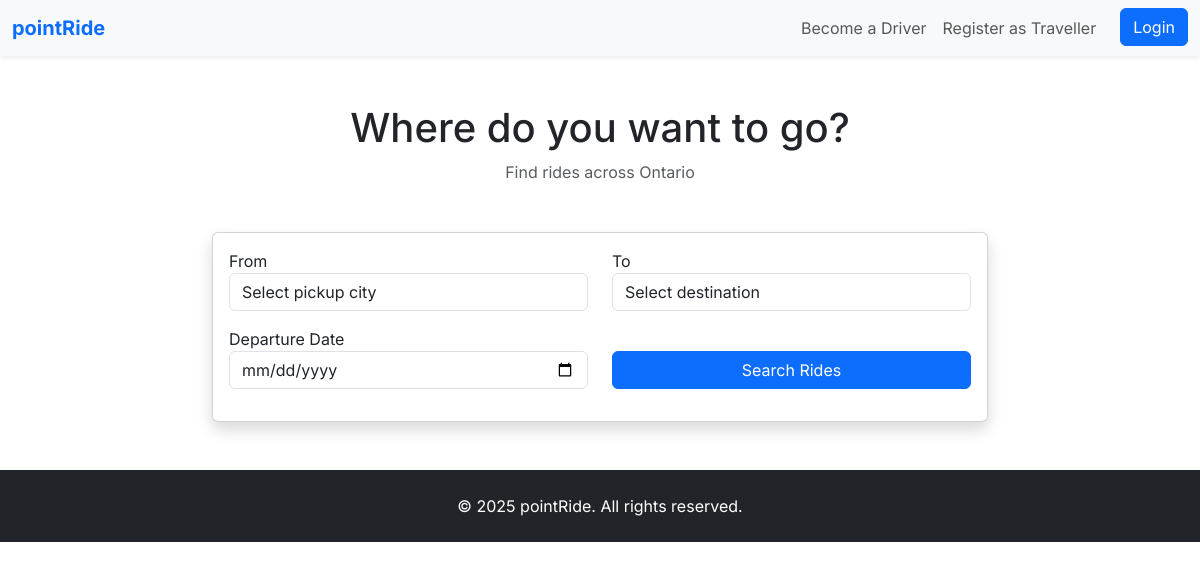
/rides/, run on an earlier commit of the app's database.
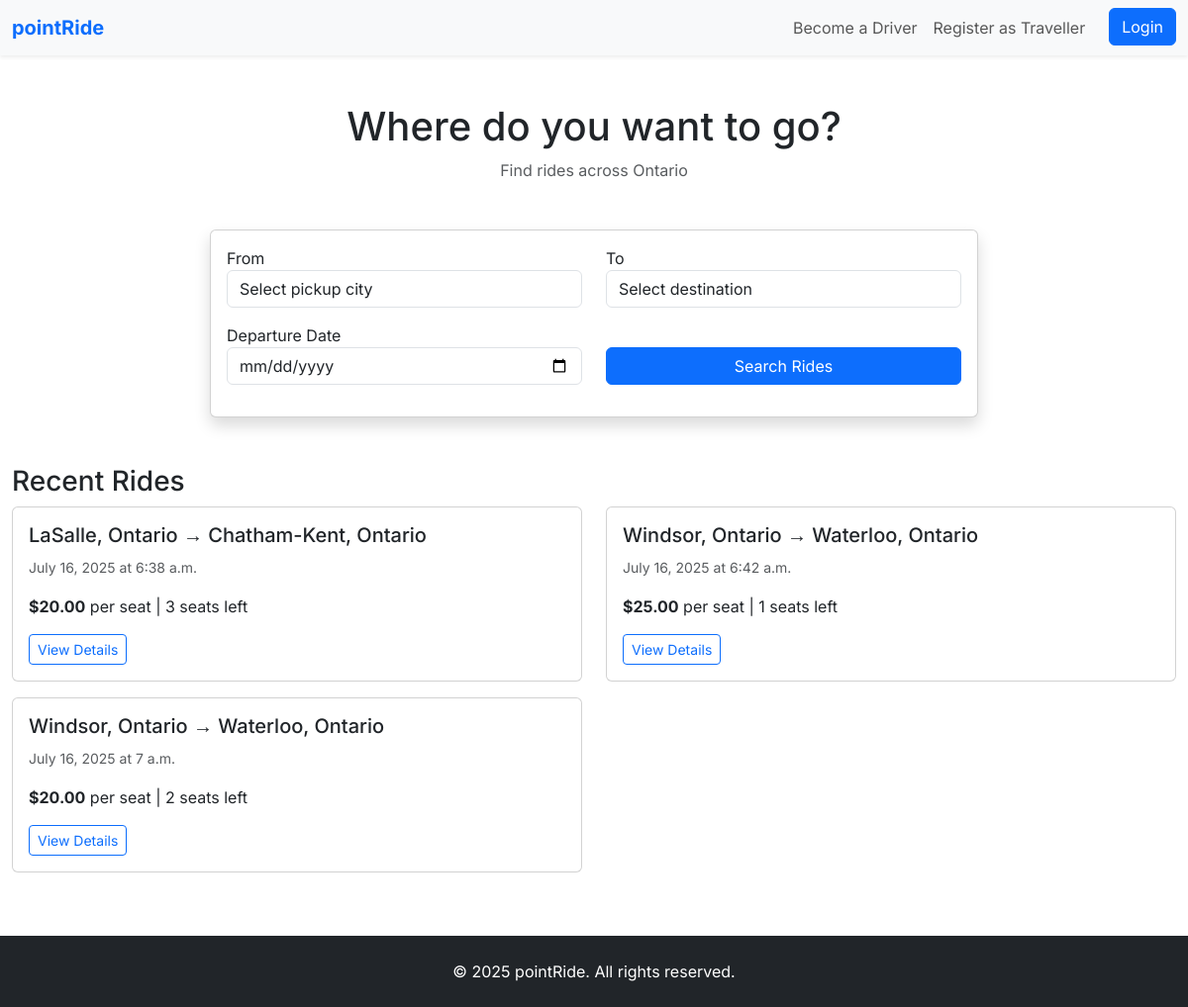
And on a later commit of the database.
### rides/models.py (models this page shows, shortened)
class Ride(models.Model):
    RIDE_STATUS_CHOICES = [
        ('ACTIVE', 'Active'),
        ('FULL', 'Full'),
        ('COMPLETED', 'Completed'),
        ('CANCELLED', 'Cancelled'),
    ]
    route = models.ForeignKey(Route, on_delete=models.CASCADE, related_name='rides')
    driver = models.ForeignKey(User, on_delete=models.CASCADE, related_name='offered_rides')
    departure_date = models.DateField()
    departure_time = models.TimeField()
    available_seats = models.IntegerField(validators=[MinValueValidator(1), MaxValueValidator(8)])
    pickup_location = models.CharField(max_length=255)  # Specific address
    pickup_city = models.ForeignKey(City, on_delete=models.CASCADE, related_name='pickup_rides')
    dropoff_location = models.CharField(max_length=255)  # Specific address
    dropoff_city = models.ForeignKey(City, on_delete=models.CASCADE, related_name='dropoff_rides')
    notes = models.TextField(blank=True, null=True)
    price_per_seat = models.DecimalField(max_digits=8, decimal_places=2)
    status = models.CharField(max_length=20, choices=RIDE_STATUS_CHOICES, default='ACTIVE')
    created_at = models.DateTimeField(auto_now_add=True)
    updated_at = models.DateTimeField(auto_now=True)
    class Meta:
        ordering = ['departure_date', 'departure_time']
    @property
    def available_seats_count(self):
        confirmed_bookings = self.bookings.filter(status='CONFIRMED').count()
        return self.available_seats - confirmed_bookings

class City(models.Model):
    name = models.CharField(max_length=100, unique=True)
    province = models.CharField(max_length=50, default='Ontario')
    country = models.CharField(max_length=50, default='Canada')
    latitude = models.DecimalField(max_digits=9, decimal_places=6, null=True, blank=True)
    longitude = models.DecimalField(max_digits=9, decimal_places=6, null=True, blank=True)
    is_active = models.BooleanField(default=True)
    class Meta:
        verbose_name_plural = "Cities"
        ordering = ['name']
    def __str__(self):
        return f"{self.name}, {self.province}"

### rides/views.py (the view)
# urls.py: path('', views.home_search, name='home_search'),
def home_search(request):
    recent_rides = Ride.objects.filter(
        status='ACTIVE',
        departure_date__gte=date.today()
    ).select_related('pickup_city', 'dropoff_city', 'driver')[:6]
    cities = City.objects.filter(is_active=True).order_by('name')
    context = {
        'recent_rides': recent_rides,
        'cities': cities,
        'today': date.today(),
    }
    return render(request, 'rides/home_search.html', context)

### rides/templates/rides/home_search.html (shortened to what this page needs)
{% extends 'base.html' %}
{% block content %}
<div class="container py-5">
    <div class="text-center mb-5">
        <h1>Where do you want to go?</h1>
        <p class="text-muted">Find rides across Ontario</p>
    </div>
    <div class="row justify-content-center">
        <div class="col-md-8">
            <div class="card shadow">
                <div class="card-body">
                    <form method="post" action="{% url 'rides:search_rides' %}">
                        <div class="row">
                            <div class="col-md-6 mb-3">
                                <label>From</label>
                                <select name="pickup_city" class="form-control" required>
                                    <option value="">Select pickup city</option>
                                </select>
                            </div>
                            <div class="col-md-6 mb-3">
                                <label>To</label>
                                <select name="dropoff_city" class="form-control" required>
                                    <option value="">Select destination</option>
                                </select>
                            </div>
                        </div>
                        <div class="row">
                            <div class="col-md-6 mb-3">
                                <label>Departure Date</label>
                                <input type="date" name="departure_date" class="form-control" required min="{{ today|date:'Y-m-d' }}">
                            </div>
                            <div class="col-md-6 mb-3 d-flex align-items-end">
                                <button type="submit" class="btn btn-primary w-100">Search Rides</button>
                            </div>
                        </div>
                    </form>
                </div>
            </div>
        </div>
    </div>
    {% if recent_rides %}
    <div class="mt-5">
        <h3>Recent Rides</h3>
        <div class="row">
            {% for ride in recent_rides %}
            <div class="col-md-6 mb-3">
                <div class="card">
                    <div class="card-body">
                        <h5>{{ ride.pickup_city }} → {{ ride.dropoff_city }}</h5>
                        <p><small class="text-muted">{{ ride.departure_date }} at {{ ride.departure_time }}</small></p>
                        <p><strong>${{ ride.price_per_seat }}</strong> per seat | {{ ride.available_seats_count }} seats left</p>
                        <a href="{% url 'rides:ride_detail' ride.id %}" class="btn btn-sm btn-outline-primary">View Details</a>
                    </div>
                </div>
            </div>
            {% endfor %}
        </div>
    </div>
    {% endif %}
</div>
{% endblock %}

What changed in the data, as far as the page shows it:
added Ride: pickup_city "LaSalle, Ontario", dropoff_city "Chatham-Kent, Ontario", departure_date "July 16, 2025", departure_time "6:38 a.m.", price_per_seat "20.00", available_seats_count "3"
added Ride: pickup_city "Windsor, Ontario", dropoff_city "Waterloo, Ontario", departure_date "July 16, 2025", departure_time "6:42 a.m.", price_per_seat "25.00", available_seats_count "1"
added Ride: pickup_city "Windsor, Ontario", dropoff_city "Waterloo, Ontario", departure_date "July 16, 2025", departure_time "7 a.m.", price_per_seat "20.00", available_seats_count "2"
Also different on the page:
text now shown: "Recent Rides"
